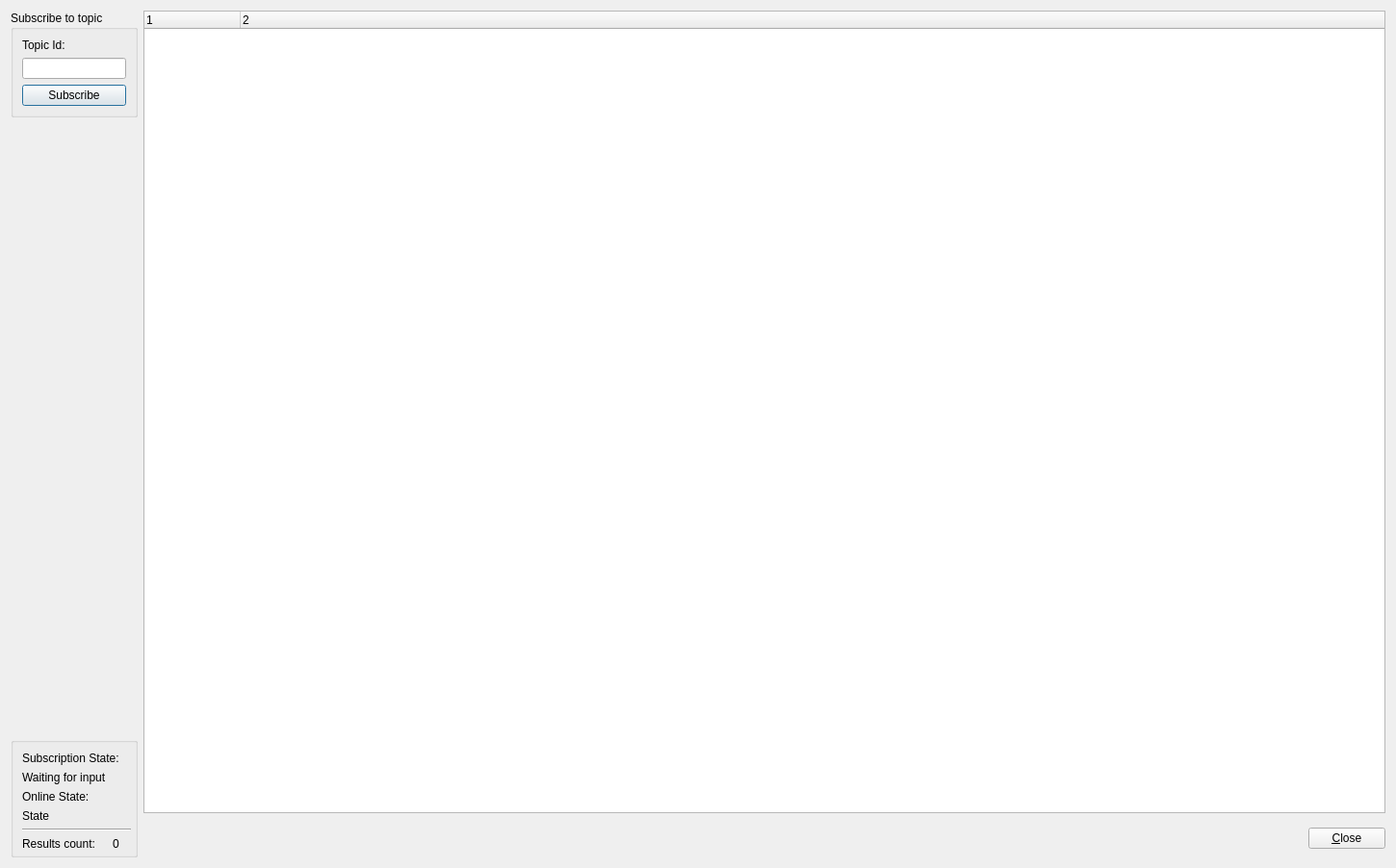
<?xml version="1.0" encoding="UTF-8"?>

<ui version="4.0">

 <class>form_topicSubscribe</class>

 <widget class="QDialog" name="form_topicSubscribe">

  <property name="geometry">

   <rect>

    <x>0</x>

    <y>0</y>

<width>1450</width>
<height>902</height>
   </rect>

  </property>

  <property name="windowTitle">

   <string>Subscribe to topic</string>

  </property>

  <property name="locale">

   <locale language="English" country="UnitedStates"/>

  </property>

  <layout class="QGridLayout" name="gridLayout">

   <item row="0" column="0">

    <layout class="QVBoxLayout" name="verticalLayout_4">

     <item>

      <widget class="QGroupBox" name="groupBox">

       <property name="sizePolicy">

        <sizepolicy hsizetype="Fixed" vsizetype="Fixed">

         <horstretch>0</horstretch>

         <verstretch>0</verstretch>

        </sizepolicy>

       </property>

       <property name="baseSize">

        <size>

<width>264</width>
<height>582</height>
        </size>

       </property>

       <property name="title">

        <string>Subscribe to topic</string>

       </property>

       <layout class="QVBoxLayout" name="verticalLayout_2">

        <property name="sizeConstraint">

         <enum>QLayout::SetFixedSize</enum>

        </property>

        <item>

         <widget class="QLabel" name="label">

          <property name="text">

           <string>Topic Id:</string>

          </property>

         </widget>

        </item>

        <item>

         <widget class="QLineEdit" name="inputField_topicId"/>

        </item>

        <item>

         <widget class="QPushButton" name="cmd_subscribe">

          <property name="text">

           <string>Subscribe</string>

          </property>

         </widget>

        </item>

       </layout>

      </widget>

     </item>

     <item>

      <spacer name="verticalSpacer">

       <property name="orientation">

        <enum>Qt::Vertical</enum>

       </property>

       <property name="sizeHint" stdset="0">

        <size>

<width>40</width>
<height>80</height>
        </size>

       </property>

      </spacer>

     </item>

     <item>

      <widget class="QGroupBox" name="groupBox_2">

       <property name="sizePolicy">

        <sizepolicy hsizetype="Preferred" vsizetype="Preferred">

         <horstretch>0</horstretch>

         <verstretch>0</verstretch>

        </sizepolicy>

       </property>

       <property name="baseSize">

        <size>

<width>264</width>
<height>116</height>
        </size>

       </property>

       <property name="title">

        <string/>

       </property>

       <property name="alignment">

        <set>Qt::AlignCenter</set>

       </property>

       <layout class="QVBoxLayout" name="verticalLayout_6">

        <property name="spacing">

         <number>6</number>

        </property>

        <property name="sizeConstraint">

         <enum>QLayout::SetMaximumSize</enum>

        </property>

        <property name="rightMargin">

         <number>4</number>

        </property>

        <property name="bottomMargin">

         <number>4</number>

        </property>

        <item>

         <layout class="QVBoxLayout" name="verticalLayout_5">

          <item>

           <layout class="QVBoxLayout" name="verticalLayout_3">

            <item>

             <widget class="QLabel" name="label_5">

              <property name="text">

               <string>Subscription State:</string>

              </property>

             </widget>

            </item>

            <item>

             <widget class="QLabel" name="label_SubscribeState">

              <property name="text">

               <string>Waiting for input</string>

              </property>

             </widget>

            </item>

            <item>

             <widget class="QLabel" name="label_2">

              <property name="text">

               <string>Online State:</string>

              </property>

             </widget>

            </item>

            <item>

             <widget class="QLabel" name="label_ConnectednessStatus">

              <property name="text">

               <string>State</string>

              </property>

             </widget>

            </item>

           </layout>

          </item>

          <item>

           <widget class="Line" name="line">

            <property name="orientation">

             <enum>Qt::Horizontal</enum>

            </property>

           </widget>

          </item>

          <item>

           <layout class="QHBoxLayout" name="horizontalLayout_2">

            <item>

             <widget class="QLabel" name="label_4">

              <property name="text">

               <string>Results count:</string>

              </property>

             </widget>

            </item>

            <item>

             <widget class="QLabel" name="label_ResultCount">

              <property name="text">

               <string>0</string>

              </property>

              <property name="alignment">

               <set>Qt::AlignCenter</set>

              </property>

             </widget>

            </item>

           </layout>

          </item>

         </layout>

        </item>

       </layout>

      </widget>

     </item>

    </layout>

   </item>

   <item row="0" column="1">

    <layout class="QVBoxLayout" name="verticalLayout">

     <item>

      <widget class="QTreeWidget" name="treeWidget_SubscribeResults">

       <column>

        <property name="text">

         <string notr="true">1</string>

        </property>

       </column>

       <column>

        <property name="text">

         <string>2</string>

        </property>

       </column>

      </widget>

     </item>

     <item>

      <layout class="QHBoxLayout" name="horizontalLayout">

       <item>

        <spacer name="horizontalSpacer">

         <property name="orientation">

          <enum>Qt::Horizontal</enum>

         </property>

         <property name="sizeHint" stdset="0">

          <size>

<width>80</width>
<height>40</height>
          </size>

         </property>

        </spacer>

       </item>

       <item>

        <widget class="QPushButton" name="cmd_close">

         <property name="text">

          <string>&amp;Close</string>

         </property>

        </widget>

       </item>

      </layout>

     </item>

    </layout>

   </item>

  </layout>

 </widget>

 <resources/>

 <connections/>

</ui>
